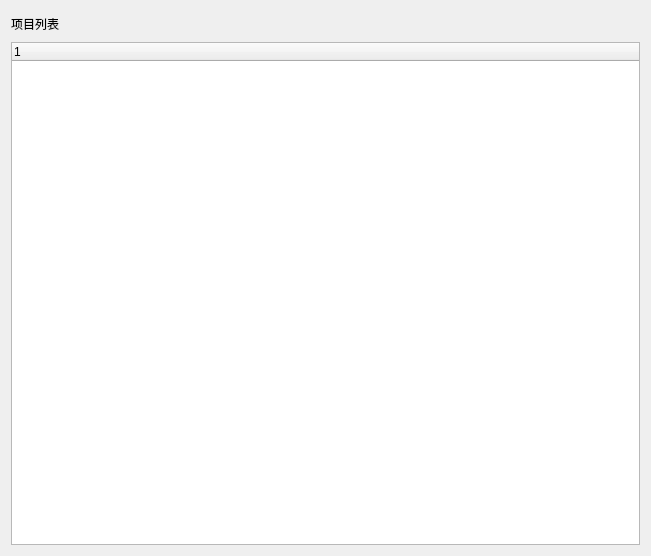
<?xml version="1.0" encoding="UTF-8"?>
<ui version="4.0">
 <class>ProjTree</class>
 <widget class="QDialog" name="ProjTree">
  <property name="geometry">
   <rect>
    <x>0</x>
    <y>0</y>
    <width>651</width>
    <height>556</height>
   </rect>
  </property>
  <property name="windowTitle">
   <string>Dialog</string>
  </property>
  <layout class="QVBoxLayout" name="verticalLayout_2">
   <item>
    <layout class="QVBoxLayout" name="verticalLayout" stretch="1,20">
     <item>
      <widget class="QLabel" name="label_proj">
       <property name="text">
        <string>项目列表</string>
       </property>
      </widget>
     </item>
     <item>
      <widget class="ProjTreeWidget" name="treeWidget">
       <column>
        <property name="text">
         <string notr="true">1</string>
        </property>
       </column>
      </widget>
     </item>
    </layout>
   </item>
  </layout>
 </widget>
 <customwidgets>
  <customwidget>
   <class>ProjTreeWidget</class>
   <extends>QTreeWidget</extends>
   <header>ProjTreeWidget.h</header>
  </customwidget>
 </customwidgets>
 <resources/>
 <connections/>
</ui>
